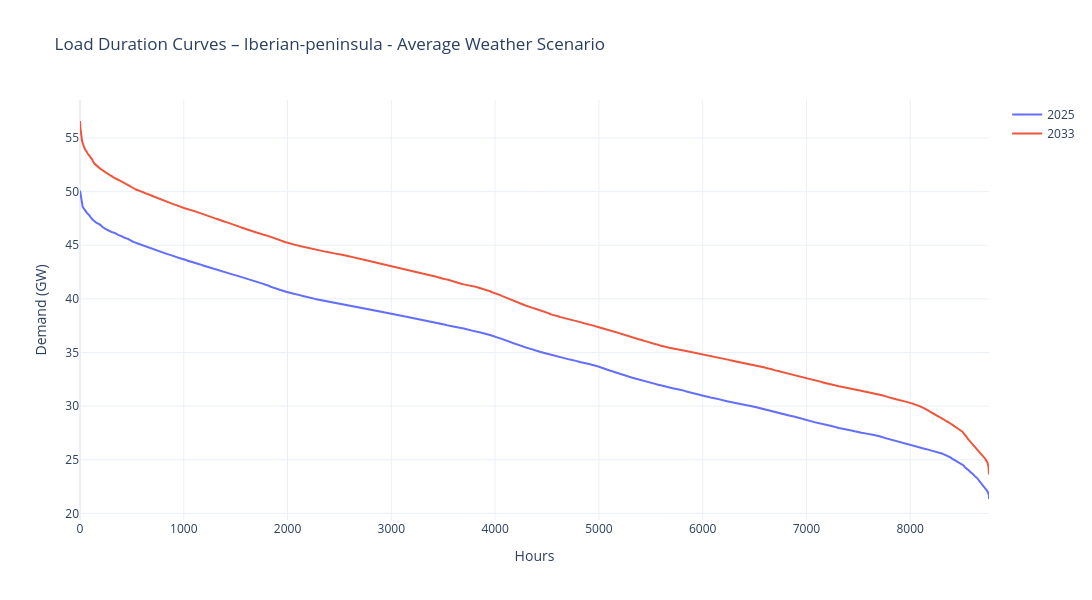

Notebook code cell kept with this figure:
### Markdown cell above
Plot of the load duration curves for the average weather scenario

### Code cell
fig = go.Figure()

for year in ERAA_years:
    # Add the curve for this year
    fig.add_trace(
        go.Scatter(
            x=ldc[year].index,          # Hour rank
            y=ldc[year]["Avg_WS"]/1e3,      # Sorted load values
            mode="lines",
            name=str(year)
        )
    )

fig.update_layout(
    title=f"Load Duration Curves – {country_choice.capitalize()} - Average Weather Scenario",
    xaxis_title="Hours",
    yaxis_title="Demand (GW)",
    template="plotly_white",
    hovermode="x unified",
    width=1100,
    height=600
)

fig.show()

### Figure 1 — Plotly figure (JSON) as saved in the notebook; plotly's stock layout.template omitted (floating-point values rounded to 4 significant figures; data arrays with more than 128 entries replaced by an {"elided": "..."} marker saying what was removed)
{"data": [{"mode": "lines", "name": "2025", "type": "scatter", "x": {"elided": "8760 int values"}, "y": {"elided": "8760 float values"}}, {"mode": "lines", "name": "2033", "type": "scatter", "x": {"elided": "8760 int values"}, "y": {"elided": "8760 float values"}}], "layout": {"height": 600, "hovermode": "x unified", "title": {"text": "Load Duration Curves – Iberian-peninsula - Average Weather Scenario"}, "width": 1100, "xaxis": {"title": {"text": "Hours"}}, "yaxis": {"title": {"text": "Demand (GW)"}}}}
